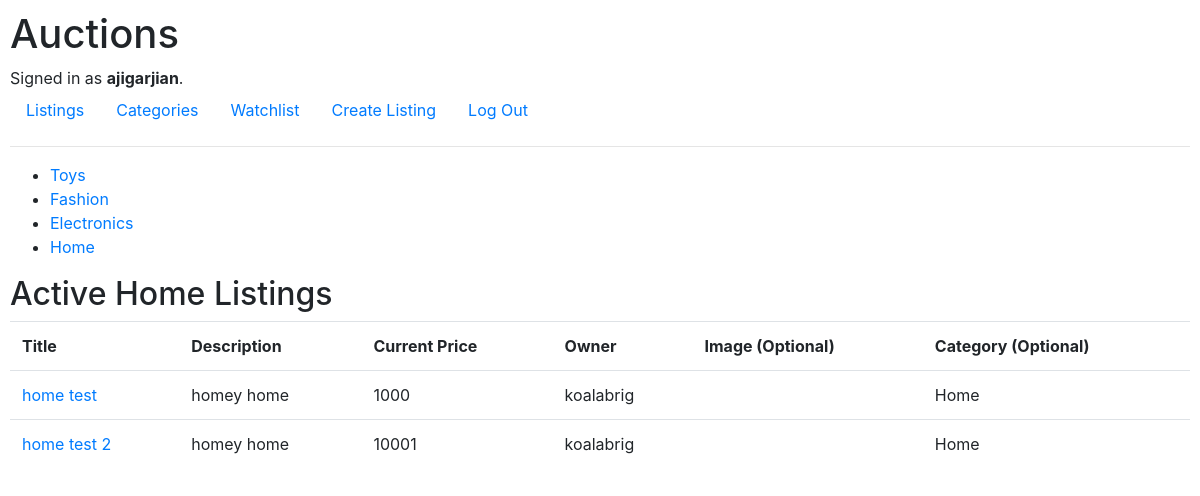
The page /category/Home (signed in) on the database its author committed.
### auctions/models.py (models this page shows)
class User(AbstractUser):
    pass

class Listing(models.Model):
    title = models.CharField(max_length=64)
    description = models.CharField(max_length=255)
    price = models.IntegerField()
    image = models.URLField(max_length=200, blank=True)
    category = models.CharField(max_length=255, blank=True)
    owner = models.ForeignKey(User, default="", on_delete=models.CASCADE, related_name="listingOwner", blank=False)
    active = models.BooleanField(default="True")

### auctions/views.py (the view)
# urls.py: path("category", views.category, name="category"),
def category(request, category=None):
    listings = Listing.objects.none()
    if category != None:
        listings = Listing.objects.filter(category = category, active = True)
    return render(request, "auctions/categories.html", {
        "categories": CATEGORIES,
        "category": category,
        "listings": listings
    })

### auctions/templates/auctions/categories.html (shortened to what this page needs)
{% extends "auctions/layout.html" %}
{% block body %}
    <ul>
    {% for category in categories|slice:"1:" %}
        <li>
            <a href="{% url 'category' category=category.1 %}">{{category.1}}</a>
        </li>
    {% endfor %}
    </ul>
    {% if category != None %}
        <h2>Active {{category}} Listings</h2>
        <table class="table">
            <tr>
                <th>Title</th>
                <th>Description</th>
                <th>Current Price</th>
                <th>Owner</th>
                <th>Image (Optional)</th>
                <th>Category (Optional)</th>
            </tr>
            {% for listing in listings %}
            <tr>
                <td>
                    <a href="{% url 'listing' listing.id %}">{{ listing.title }}</a>
                </td>
                <td>{{ listing.description }}</td>
                <td>{{ listing.price }}</td>
                <td>{{ listing.owner }}</td>
                <td>
                </td>
                <td>{{ listing.category }}</td>
            </tr>
            {% endfor %}
        </table>
    {% endif %}
{% endblock %}

### auctions/templates/auctions/layout.html (shortened to what this page needs)
{% load static %}
<!DOCTYPE html>
<html lang="en">
    <head>
        <link rel="stylesheet" href="https://stackpath.bootstrapcdn.com/bootstrap/4.4.1/css/bootstrap.min.css">
        <link href="{% static 'auctions/styles.css' %}" rel="stylesheet">
    </head>
    <body>
        <h1>Auctions</h1>
        <div>
            {% if user.is_authenticated %}
                Signed in as <strong>{{ user.username }}</strong>.
            {% else %}
                Not signed in.
            {% endif %}
        </div>
        <ul class="nav">
            <li class="nav-item">
                <a class="nav-link" href="{% url 'index' %}">Listings</a>
            </li>
            <li class="nav-item">
                <a class="nav-link" href="{% url 'category' %}">Categories</a>
            </li>
            {% if user.is_authenticated %}
                <li class="nav-item">
                    <a class="nav-link" href="{% url 'watchlist' %}">Watchlist</a>
                </li>
                <li class="nav-item">
                    <a class="nav-link" href="{% url 'create' %}">Create Listing</a>
                </li>
                <li class="nav-item">
                    <a class="nav-link" href="{% url 'logout' %}">Log Out</a>
                </li>
            {% endif %}
        </ul>
        <hr>
        {% block body %}
        {% endblock %}
    </body>
</html>

### auctions/static/auctions/styles.css (style rules this page uses)
body { padding: 10px; }

### rows shown on the page
User: username "ajigarjian"
Listing: title "home test", description "homey home", price "1000", owner "koalabrig", category "Home"
Listing: title "home test 2", description "homey home", price "10001", owner "koalabrig", category "Home"

### other values the page prints
{{ category.1 }} "Toys" "Fashion" "Electronics" "Home"
{{ category }} "Home"
